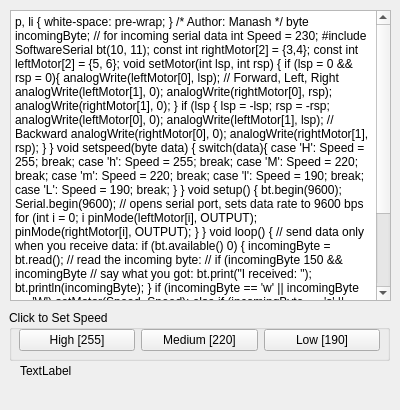
   <widget class="QWidget" name="tab_2">
    <attribute name="title">
     <string>Source code and Speed Control</string>
    </attribute>
    <widget class="QTextBrowser" name="textBrowser">
     <property name="geometry">
      <rect>
       <x>10</x>
       <y>10</y>
       <width>381</width>
       <height>291</height>
      </rect>
     </property>
     <property name="html">
      <string>&lt;!DOCTYPE HTML PUBLIC &quot;-//W3C//DTD HTML 4.0//EN&quot; &quot;http://www.w3.org/TR/REC-html40/strict.dtd&quot;&gt;
&lt;html&gt;&lt;head&gt;&lt;meta name=&quot;qrichtext&quot; content=&quot;1&quot; /&gt;&lt;style type=&quot;text/css&quot;&gt;
p, li { white-space: pre-wrap; }
&lt;/style&gt;&lt;/head&gt;&lt;body style=&quot; font-family:'MS Shell Dlg 2'; font-size:8.25pt; font-weight:400; font-style:normal;&quot;&gt;
&lt;p style=&quot; margin-top:0px; margin-bottom:0px; margin-left:0px; margin-right:0px; -qt-block-indent:0; text-indent:0px;&quot;&gt;&lt;span style=&quot; font-family:'Consolas'; font-size:12pt;&quot;&gt;/*&lt;/span&gt;&lt;/p&gt;
&lt;p style=&quot; margin-top:0px; margin-bottom:0px; margin-left:0px; margin-right:0px; -qt-block-indent:0; text-indent:0px;&quot;&gt;&lt;span style=&quot; font-family:'Consolas'; font-size:12pt;&quot;&gt;  Author: Manash&lt;/span&gt;&lt;/p&gt;
&lt;p style=&quot;-qt-paragraph-type:empty; margin-top:0px; margin-bottom:0px; margin-left:0px; margin-right:0px; -qt-block-indent:0; text-indent:0px; font-family:'Consolas'; font-size:12pt;&quot;&gt;&lt;br /&gt;&lt;/p&gt;
&lt;p style=&quot; margin-top:0px; margin-bottom:0px; margin-left:0px; margin-right:0px; -qt-block-indent:0; text-indent:0px;&quot;&gt;&lt;span style=&quot; font-family:'Consolas'; font-size:12pt;&quot;&gt;*/&lt;/span&gt;&lt;/p&gt;
&lt;p style=&quot;-qt-paragraph-type:empty; margin-top:0px; margin-bottom:0px; margin-left:0px; margin-right:0px; -qt-block-indent:0; text-indent:0px; font-family:'Consolas'; font-size:12pt;&quot;&gt;&lt;br /&gt;&lt;/p&gt;
&lt;p style=&quot; margin-top:0px; margin-bottom:0px; margin-left:0px; margin-right:0px; -qt-block-indent:0; text-indent:0px;&quot;&gt;&lt;span style=&quot; font-family:'Consolas'; font-size:12pt;&quot;&gt;byte incomingByte;   // for incoming serial data&lt;/span&gt;&lt;/p&gt;
&lt;p style=&quot; margin-top:0px; margin-bottom:0px; margin-left:0px; margin-right:0px; -qt-block-indent:0; text-indent:0px;&quot;&gt;&lt;span style=&quot; font-family:'Consolas'; font-size:12pt;&quot;&gt;int Speed = 230;&lt;/span&gt;&lt;/p&gt;
&lt;p style=&quot;-qt-paragraph-type:empty; margin-top:0px; margin-bottom:0px; margin-left:0px; margin-right:0px; -qt-block-indent:0; text-indent:0px; font-family:'Consolas'; font-size:12pt;&quot;&gt;&lt;br /&gt;&lt;/p&gt;
&lt;p style=&quot; margin-top:0px; margin-bottom:0px; margin-left:0px; margin-right:0px; -qt-block-indent:0; text-indent:0px;&quot;&gt;&lt;span style=&quot; font-family:'Consolas'; font-size:12pt;&quot;&gt;#include &amp;lt;SoftwareSerial.h&amp;gt;&lt;/span&gt;&lt;/p&gt;
&lt;p style=&quot;-qt-paragraph-type:empty; margin-top:0px; margin-bottom:0px; margin-left:0px; margin-right:0px; -qt-block-indent:0; text-indent:0px; font-family:'Consolas'; font-size:12pt;&quot;&gt;&lt;br /&gt;&lt;/p&gt;
&lt;p style=&quot; margin-top:0px; margin-bottom:0px; margin-left:0px; margin-right:0px; -qt-block-indent:0; text-indent:0px;&quot;&gt;&lt;span style=&quot; font-family:'Consolas'; font-size:12pt;&quot;&gt;SoftwareSerial bt(10, 11);&lt;/span&gt;&lt;/p&gt;
&lt;p style=&quot;-qt-paragraph-type:empty; margin-top:0px; margin-bottom:0px; margin-left:0px; margin-right:0px; -qt-block-indent:0; text-indent:0px; font-family:'Consolas'; font-size:12pt;&quot;&gt;&lt;br /&gt;&lt;/p&gt;
&lt;p style=&quot; margin-top:0px; margin-bottom:0px; margin-left:0px; margin-right:0px; -qt-block-indent:0; text-indent:0px;&quot;&gt;&lt;span style=&quot; font-family:'Consolas'; font-size:12pt;&quot;&gt;const int rightMotor[2] = {3,4};&lt;/span&gt;&lt;/p&gt;
&lt;p style=&quot; margin-top:0px; margin-bottom:0px; margin-left:0px; margin-right:0px; -qt-block-indent:0; text-indent:0px;&quot;&gt;&lt;span style=&quot; font-family:'Consolas'; font-size:12pt;&quot;&gt;const int leftMotor[2] = {5, 6};&lt;/span&gt;&lt;/p&gt;
&lt;p style=&quot;-qt-paragraph-type:empty; margin-top:0px; margin-bottom:0px; margin-left:0px; margin-right:0px; -qt-block-indent:0; text-indent:0px; font-family:'Consolas'; font-size:12pt;&quot;&gt;&lt;br /&gt;&lt;/p&gt;
&lt;p style=&quot;-qt-paragraph-type:empty; margin-top:0px; margin-bottom:0px; margin-left:0px; margin-right:0px; -qt-block-indent:0; text-indent:0px; font-family:'Consolas'; font-size:12pt;&quot;&gt;&lt;br /&gt;&lt;/p&gt;
&lt;p style=&quot; margin-top:0px; margin-bottom:0px; margin-left:0px; margin-right:0px; -qt-block-indent:0; text-indent:0px;&quot;&gt;&lt;span style=&quot; font-family:'Consolas'; font-size:12pt;&quot;&gt;void setMotor(int lsp, int rsp)&lt;/span&gt;&lt;/p&gt;
&lt;p style=&quot; margin-top:0px; margin-bottom:0px; margin-left:0px; margin-right:0px; -qt-block-indent:0; text-indent:0px;&quot;&gt;&lt;span style=&quot; font-family:'Consolas'; font-size:12pt;&quot;&gt;{&lt;/span&gt;&lt;/p&gt;
&lt;p style=&quot; margin-top:0px; margin-bottom:0px; margin-left:0px; margin-right:0px; -qt-block-indent:0; text-indent:0px;&quot;&gt;&lt;span style=&quot; font-family:'Consolas'; font-size:12pt;&quot;&gt;  if (lsp &amp;gt;= 0 &amp;amp;&amp;amp; rsp &amp;gt;= 0){&lt;/span&gt;&lt;/p&gt;
&lt;p style=&quot; margin-top:0px; margin-bottom:0px; margin-left:0px; margin-right:0px; -qt-block-indent:0; text-indent:0px;&quot;&gt;&lt;span style=&quot; font-family:'Consolas'; font-size:12pt;&quot;&gt;    analogWrite(leftMotor[0], lsp); // Forward, Left, Right&lt;/span&gt;&lt;/p&gt;
&lt;p style=&quot; margin-top:0px; margin-bottom:0px; margin-left:0px; margin-right:0px; -qt-block-indent:0; text-indent:0px;&quot;&gt;&lt;span style=&quot; font-family:'Consolas'; font-size:12pt;&quot;&gt;    analogWrite(leftMotor[1], 0);&lt;/span&gt;&lt;/p&gt;
&lt;p style=&quot; margin-top:0px; margin-bottom:0px; margin-left:0px; margin-right:0px; -qt-block-indent:0; text-indent:0px;&quot;&gt;&lt;span style=&quot; font-family:'Consolas'; font-size:12pt;&quot;&gt;    analogWrite(rightMotor[0], rsp);&lt;/span&gt;&lt;/p&gt;
&lt;p style=&quot; margin-top:0px; margin-bottom:0px; margin-left:0px; margin-right:0px; -qt-block-indent:0; text-indent:0px;&quot;&gt;&lt;span style=&quot; font-family:'Consolas'; font-size:12pt;&quot;&gt;    analogWrite(rightMotor[1], 0);&lt;/span&gt;&lt;/p&gt;
&lt;p style=&quot; margin-top:0px; margin-bottom:0px; margin-left:0px; margin-right:0px; -qt-block-indent:0; text-indent:0px;&quot;&gt;&lt;span style=&quot; font-family:'Consolas'; font-size:12pt;&quot;&gt;  }&lt;/span&gt;&lt;/p&gt;
&lt;p style=&quot; margin-top:0px; margin-bottom:0px; margin-left:0px; margin-right:0px; -qt-block-indent:0; text-indent:0px;&quot;&gt;&lt;span style=&quot; font-family:'Consolas'; font-size:12pt;&quot;&gt;  &lt;/span&gt;&lt;/p&gt;
&lt;p style=&quot; margin-top:0px; margin-bottom:0px; margin-left:0px; margin-right:0px; -qt-block-indent:0; text-indent:0px;&quot;&gt;&lt;span style=&quot; font-family:'Consolas'; font-size:12pt;&quot;&gt;  if (lsp &amp;lt; 0 &amp;amp;&amp;amp; rsp &amp;lt; 0)&lt;/span&gt;&lt;/p&gt;
&lt;p style=&quot; margin-top:0px; margin-bottom:0px; margin-left:0px; margin-right:0px; -qt-block-indent:0; text-indent:0px;&quot;&gt;&lt;span style=&quot; font-family:'Consolas'; font-size:12pt;&quot;&gt;  {&lt;/span&gt;&lt;/p&gt;
&lt;p style=&quot; margin-top:0px; margin-bottom:0px; margin-left:0px; margin-right:0px; -qt-block-indent:0; text-indent:0px;&quot;&gt;&lt;span style=&quot; font-family:'Consolas'; font-size:12pt;&quot;&gt;    lsp = -lsp;&lt;/span&gt;&lt;/p&gt;
&lt;p style=&quot; margin-top:0px; margin-bottom:0px; margin-left:0px; margin-right:0px; -qt-block-indent:0; text-indent:0px;&quot;&gt;&lt;span style=&quot; font-family:'Consolas'; font-size:12pt;&quot;&gt;    rsp = -rsp;&lt;/span&gt;&lt;/p&gt;
&lt;p style=&quot; margin-top:0px; margin-bottom:0px; margin-left:0px; margin-right:0px; -qt-block-indent:0; text-indent:0px;&quot;&gt;&lt;span style=&quot; font-family:'Consolas'; font-size:12pt;&quot;&gt;    &lt;/span&gt;&lt;/p&gt;
&lt;p style=&quot; margin-top:0px; margin-bottom:0px; margin-left:0px; margin-right:0px; -qt-block-indent:0; text-indent:0px;&quot;&gt;&lt;span style=&quot; font-family:'Consolas'; font-size:12pt;&quot;&gt;    analogWrite(leftMotor[0], 0);&lt;/span&gt;&lt;/p&gt;
&lt;p style=&quot; margin-top:0px; margin-bottom:0px; margin-left:0px; margin-right:0px; -qt-block-indent:0; text-indent:0px;&quot;&gt;&lt;span style=&quot; font-family:'Consolas'; font-size:12pt;&quot;&gt;    analogWrite(leftMotor[1], lsp); // Backward&lt;/span&gt;&lt;/p&gt;
&lt;p style=&quot; margin-top:0px; margin-bottom:0px; margin-left:0px; margin-right:0px; -qt-block-indent:0; text-indent:0px;&quot;&gt;&lt;span style=&quot; font-family:'Consolas'; font-size:12pt;&quot;&gt;    analogWrite(rightMotor[0], 0);&lt;/span&gt;&lt;/p&gt;
&lt;p style=&quot; margin-top:0px; margin-bottom:0px; margin-left:0px; margin-right:0px; -qt-block-indent:0; text-indent:0px;&quot;&gt;&lt;span style=&quot; font-family:'Consolas'; font-size:12pt;&quot;&gt;    analogWrite(rightMotor[1], rsp);&lt;/span&gt;&lt;/p&gt;
&lt;p style=&quot; margin-top:0px; margin-bottom:0px; margin-left:0px; margin-right:0px; -qt-block-indent:0; text-indent:0px;&quot;&gt;&lt;span style=&quot; font-family:'Consolas'; font-size:12pt;&quot;&gt;  }&lt;/span&gt;&lt;/p&gt;
&lt;p style=&quot; margin-top:0px; margin-bottom:0px; margin-left:0px; margin-right:0px; -qt-block-indent:0; text-indent:0px;&quot;&gt;&lt;span style=&quot; font-family:'Consolas'; font-size:12pt;&quot;&gt;  &lt;/span&gt;&lt;/p&gt;
&lt;p style=&quot; margin-top:0px; margin-bottom:0px; margin-left:0px; margin-right:0px; -qt-block-indent:0; text-indent:0px;&quot;&gt;&lt;span style=&quot; font-family:'Consolas'; font-size:12pt;&quot;&gt;}&lt;/span&gt;&lt;/p&gt;
&lt;p style=&quot;-qt-paragraph-type:empty; margin-top:0px; margin-bottom:0px; margin-left:0px; margin-right:0px; -qt-block-indent:0; text-indent:0px; font-family:'Consolas'; font-size:12pt;&quot;&gt;&lt;br /&gt;&lt;/p&gt;
&lt;p style=&quot; margin-top:0px; margin-bottom:0px; margin-left:0px; margin-right:0px; -qt-block-indent:0; text-indent:0px;&quot;&gt;&lt;span style=&quot; font-family:'Consolas'; font-size:12pt;&quot;&gt;void setspeed(byte data)&lt;/span&gt;&lt;/p&gt;
&lt;p style=&quot; margin-top:0px; margin-bottom:0px; margin-left:0px; margin-right:0px; -qt-block-indent:0; text-indent:0px;&quot;&gt;&lt;span style=&quot; font-family:'Consolas'; font-size:12pt;&quot;&gt;{&lt;/span&gt;&lt;/p&gt;
&lt;p style=&quot; margin-top:0px; margin-bottom:0px; margin-left:0px; margin-right:0px; -qt-block-indent:0; text-indent:0px;&quot;&gt;&lt;span style=&quot; font-family:'Consolas'; font-size:12pt;&quot;&gt;  switch(data){&lt;/span&gt;&lt;/p&gt;
&lt;p style=&quot; margin-top:0px; margin-bottom:0px; margin-left:0px; margin-right:0px; -qt-block-indent:0; text-indent:0px;&quot;&gt;&lt;span style=&quot; font-family:'Consolas'; font-size:12pt;&quot;&gt;    &lt;/span&gt;&lt;/p&gt;
&lt;p style=&quot; margin-top:0px; margin-bottom:0px; margin-left:0px; margin-right:0px; -qt-block-indent:0; text-indent:0px;&quot;&gt;&lt;span style=&quot; font-family:'Consolas'; font-size:12pt;&quot;&gt;       case 'H':&lt;/span&gt;&lt;/p&gt;
&lt;p style=&quot; margin-top:0px; margin-bottom:0px; margin-left:0px; margin-right:0px; -qt-block-indent:0; text-indent:0px;&quot;&gt;&lt;span style=&quot; font-family:'Consolas'; font-size:12pt;&quot;&gt;         Speed = 255;&lt;/span&gt;&lt;/p&gt;
&lt;p style=&quot; margin-top:0px; margin-bottom:0px; margin-left:0px; margin-right:0px; -qt-block-indent:0; text-indent:0px;&quot;&gt;&lt;span style=&quot; font-family:'Consolas'; font-size:12pt;&quot;&gt;         break;&lt;/span&gt;&lt;/p&gt;
&lt;p style=&quot; margin-top:0px; margin-bottom:0px; margin-left:0px; margin-right:0px; -qt-block-indent:0; text-indent:0px;&quot;&gt;&lt;span style=&quot; font-family:'Consolas'; font-size:12pt;&quot;&gt;       case 'h':&lt;/span&gt;&lt;/p&gt;
&lt;p style=&quot; margin-top:0px; margin-bottom:0px; margin-left:0px; margin-right:0px; -qt-block-indent:0; text-indent:0px;&quot;&gt;&lt;span style=&quot; font-family:'Consolas'; font-size:12pt;&quot;&gt;         Speed = 255;&lt;/span&gt;&lt;/p&gt;
&lt;p style=&quot; margin-top:0px; margin-bottom:0px; margin-left:0px; margin-right:0px; -qt-block-indent:0; text-indent:0px;&quot;&gt;&lt;span style=&quot; font-family:'Consolas'; font-size:12pt;&quot;&gt;         break;&lt;/span&gt;&lt;/p&gt;
&lt;p style=&quot; margin-top:0px; margin-bottom:0px; margin-left:0px; margin-right:0px; -qt-block-indent:0; text-indent:0px;&quot;&gt;&lt;span style=&quot; font-family:'Consolas'; font-size:12pt;&quot;&gt;       case 'M':&lt;/span&gt;&lt;/p&gt;
&lt;p style=&quot; margin-top:0px; margin-bottom:0px; margin-left:0px; margin-right:0px; -qt-block-indent:0; text-indent:0px;&quot;&gt;&lt;span style=&quot; font-family:'Consolas'; font-size:12pt;&quot;&gt;         Speed = 220;&lt;/span&gt;&lt;/p&gt;
&lt;p style=&quot; margin-top:0px; margin-bottom:0px; margin-left:0px; margin-right:0px; -qt-block-indent:0; text-indent:0px;&quot;&gt;&lt;span style=&quot; font-family:'Consolas'; font-size:12pt;&quot;&gt;         break;&lt;/span&gt;&lt;/p&gt;
&lt;p style=&quot; margin-top:0px; margin-bottom:0px; margin-left:0px; margin-right:0px; -qt-block-indent:0; text-indent:0px;&quot;&gt;&lt;span style=&quot; font-family:'Consolas'; font-size:12pt;&quot;&gt;       case 'm':&lt;/span&gt;&lt;/p&gt;
&lt;p style=&quot; margin-top:0px; margin-bottom:0px; margin-left:0px; margin-right:0px; -qt-block-indent:0; text-indent:0px;&quot;&gt;&lt;span style=&quot; font-family:'Consolas'; font-size:12pt;&quot;&gt;         Speed = 220;&lt;/span&gt;&lt;/p&gt;
&lt;p style=&quot; margin-top:0px; margin-bottom:0px; margin-left:0px; margin-right:0px; -qt-block-indent:0; text-indent:0px;&quot;&gt;&lt;span style=&quot; font-family:'Consolas'; font-size:12pt;&quot;&gt;         break;&lt;/span&gt;&lt;/p&gt;
&lt;p style=&quot; margin-top:0px; margin-bottom:0px; margin-left:0px; margin-right:0px; -qt-block-indent:0; text-indent:0px;&quot;&gt;&lt;span style=&quot; font-family:'Consolas'; font-size:12pt;&quot;&gt;       case 'l':&lt;/span&gt;&lt;/p&gt;
&lt;p style=&quot; margin-top:0px; margin-bottom:0px; margin-left:0px; margin-right:0px; -qt-block-indent:0; text-indent:0px;&quot;&gt;&lt;span style=&quot; font-family:'Consolas'; font-size:12pt;&quot;&gt;         Speed = 190;&lt;/span&gt;&lt;/p&gt;
&lt;p style=&quot; margin-top:0px; margin-bottom:0px; margin-left:0px; margin-right:0px; -qt-block-indent:0; text-indent:0px;&quot;&gt;&lt;span style=&quot; font-family:'Consolas'; font-size:12pt;&quot;&gt;         break;&lt;/span&gt;&lt;/p&gt;
&lt;p style=&quot; margin-top:0px; margin-bottom:0px; margin-left:0px; margin-right:0px; -qt-block-indent:0; text-indent:0px;&quot;&gt;&lt;span style=&quot; font-family:'Consolas'; font-size:12pt;&quot;&gt;       case 'L':&lt;/span&gt;&lt;/p&gt;
&lt;p style=&quot; margin-top:0px; margin-bottom:0px; margin-left:0px; margin-right:0px; -qt-block-indent:0; text-indent:0px;&quot;&gt;&lt;span style=&quot; font-family:'Consolas'; font-size:12pt;&quot;&gt;         Speed = 190;&lt;/span&gt;&lt;/p&gt;
&lt;p style=&quot; margin-top:0px; margin-bottom:0px; margin-left:0px; margin-right:0px; -qt-block-indent:0; text-indent:0px;&quot;&gt;&lt;span style=&quot; font-family:'Consolas'; font-size:12pt;&quot;&gt;         break;&lt;/span&gt;&lt;/p&gt;
&lt;p style=&quot;-qt-paragraph-type:empty; margin-top:0px; margin-bottom:0px; margin-left:0px; margin-right:0px; -qt-block-indent:0; text-indent:0px; font-family:'Consolas'; font-size:12pt;&quot;&gt;&lt;br /&gt;&lt;/p&gt;
&lt;p style=&quot; margin-top:0px; margin-bottom:0px; margin-left:0px; margin-right:0px; -qt-block-indent:0; text-indent:0px;&quot;&gt;&lt;span style=&quot; font-family:'Consolas'; font-size:12pt;&quot;&gt;     } &lt;/span&gt;&lt;/p&gt;
&lt;p style=&quot; margin-top:0px; margin-bottom:0px; margin-left:0px; margin-right:0px; -qt-block-indent:0; text-indent:0px;&quot;&gt;&lt;span style=&quot; font-family:'Consolas'; font-size:12pt;&quot;&gt;    &lt;/span&gt;&lt;/p&gt;
&lt;p style=&quot; margin-top:0px; margin-bottom:0px; margin-left:0px; margin-right:0px; -qt-block-indent:0; text-indent:0px;&quot;&gt;&lt;span style=&quot; font-family:'Consolas'; font-size:12pt;&quot;&gt;}&lt;/span&gt;&lt;/p&gt;
&lt;p style=&quot;-qt-paragraph-type:empty; margin-top:0px; margin-bottom:0px; margin-left:0px; margin-right:0px; -qt-block-indent:0; text-indent:0px; font-family:'Consolas'; font-size:12pt;&quot;&gt;&lt;br /&gt;&lt;/p&gt;
&lt;p style=&quot;-qt-paragraph-type:empty; margin-top:0px; margin-bottom:0px; margin-left:0px; margin-right:0px; -qt-block-indent:0; text-indent:0px; font-family:'Consolas'; font-size:12pt;&quot;&gt;&lt;br /&gt;&lt;/p&gt;
&lt;p style=&quot; margin-top:0px; margin-bottom:0px; margin-left:0px; margin-right:0px; -qt-block-indent:0; text-indent:0px;&quot;&gt;&lt;span style=&quot; font-family:'Consolas'; font-size:12pt;&quot;&gt;void setup() {&lt;/span&gt;&lt;/p&gt;
&lt;p style=&quot; margin-top:0px; margin-bottom:0px; margin-left:0px; margin-right:0px; -qt-block-indent:0; text-indent:0px;&quot;&gt;&lt;span style=&quot; font-family:'Consolas'; font-size:12pt;&quot;&gt;    bt.begin(9600);&lt;/span&gt;&lt;/p&gt;
&lt;p style=&quot; margin-top:0px; margin-bottom:0px; margin-left:0px; margin-right:0px; -qt-block-indent:0; text-indent:0px;&quot;&gt;&lt;span style=&quot; font-family:'Consolas'; font-size:12pt;&quot;&gt;    Serial.begin(9600);     // opens serial port, sets data rate to 9600 bps&lt;/span&gt;&lt;/p&gt;
&lt;p style=&quot; margin-top:0px; margin-bottom:0px; margin-left:0px; margin-right:0px; -qt-block-indent:0; text-indent:0px;&quot;&gt;&lt;span style=&quot; font-family:'Consolas'; font-size:12pt;&quot;&gt;     &lt;/span&gt;&lt;/p&gt;
&lt;p style=&quot; margin-top:0px; margin-bottom:0px; margin-left:0px; margin-right:0px; -qt-block-indent:0; text-indent:0px;&quot;&gt;&lt;span style=&quot; font-family:'Consolas'; font-size:12pt;&quot;&gt;    for (int i = 0; i &amp;lt; 2; i++){&lt;/span&gt;&lt;/p&gt;
&lt;p style=&quot; margin-top:0px; margin-bottom:0px; margin-left:0px; margin-right:0px; -qt-block-indent:0; text-indent:0px;&quot;&gt;&lt;span style=&quot; font-family:'Consolas'; font-size:12pt;&quot;&gt;      pinMode(leftMotor[i], OUTPUT);&lt;/span&gt;&lt;/p&gt;
&lt;p style=&quot; margin-top:0px; margin-bottom:0px; margin-left:0px; margin-right:0px; -qt-block-indent:0; text-indent:0px;&quot;&gt;&lt;span style=&quot; font-family:'Consolas'; font-size:12pt;&quot;&gt;      pinMode(rightMotor[i], OUTPUT);&lt;/span&gt;&lt;/p&gt;
&lt;p style=&quot; margin-top:0px; margin-bottom:0px; margin-left:0px; margin-right:0px; -qt-block-indent:0; text-indent:0px;&quot;&gt;&lt;span style=&quot; font-family:'Consolas'; font-size:12pt;&quot;&gt;  }&lt;/span&gt;&lt;/p&gt;
&lt;p style=&quot; margin-top:0px; margin-bottom:0px; margin-left:0px; margin-right:0px; -qt-block-indent:0; text-indent:0px;&quot;&gt;&lt;span style=&quot; font-family:'Consolas'; font-size:12pt;&quot;&gt;}&lt;/span&gt;&lt;/p&gt;
&lt;p style=&quot;-qt-paragraph-type:empty; margin-top:0px; margin-bottom:0px; margin-left:0px; margin-right:0px; -qt-block-indent:0; text-indent:0px; font-family:'Consolas'; font-size:12pt;&quot;&gt;&lt;br /&gt;&lt;/p&gt;
&lt;p style=&quot; margin-top:0px; margin-bottom:0px; margin-left:0px; margin-right:0px; -qt-block-indent:0; text-indent:0px;&quot;&gt;&lt;span style=&quot; font-family:'Consolas'; font-size:12pt;&quot;&gt;void loop() {&lt;/span&gt;&lt;/p&gt;
&lt;p style=&quot; margin-top:0px; margin-bottom:0px; margin-left:0px; margin-right:0px; -qt-block-indent:0; text-indent:0px;&quot;&gt;&lt;span style=&quot; font-family:'Consolas'; font-size:12pt;&quot;&gt;        // send data only when you receive data:&lt;/span&gt;&lt;/p&gt;
&lt;p style=&quot; margin-top:0px; margin-bottom:0px; margin-left:0px; margin-right:0px; -qt-block-indent:0; text-indent:0px;&quot;&gt;&lt;span style=&quot; font-family:'Consolas'; font-size:12pt;&quot;&gt;    if (bt.available() &amp;gt; 0) {&lt;/span&gt;&lt;/p&gt;
&lt;p style=&quot; margin-top:0px; margin-bottom:0px; margin-left:0px; margin-right:0px; -qt-block-indent:0; text-indent:0px;&quot;&gt;&lt;span style=&quot; font-family:'Consolas'; font-size:12pt;&quot;&gt;        incomingByte = bt.read();         // read the incoming byte:&lt;/span&gt;&lt;/p&gt;
&lt;p style=&quot; margin-top:0px; margin-bottom:0px; margin-left:0px; margin-right:0px; -qt-block-indent:0; text-indent:0px;&quot;&gt;&lt;span style=&quot; font-family:'Consolas'; font-size:12pt;&quot;&gt;       // if (incomingByte &amp;gt; 150 &amp;amp;&amp;amp; incomingByte &amp;lt;= 255) Speed = incomingByte.parseInt();&lt;/span&gt;&lt;/p&gt;
&lt;p style=&quot; margin-top:0px; margin-bottom:0px; margin-left:0px; margin-right:0px; -qt-block-indent:0; text-indent:0px;&quot;&gt;&lt;span style=&quot; font-family:'Consolas'; font-size:12pt;&quot;&gt;                // say what you got:&lt;/span&gt;&lt;/p&gt;
&lt;p style=&quot; margin-top:0px; margin-bottom:0px; margin-left:0px; margin-right:0px; -qt-block-indent:0; text-indent:0px;&quot;&gt;&lt;span style=&quot; font-family:'Consolas'; font-size:12pt;&quot;&gt;                bt.print(&amp;quot;I received: &amp;quot;);&lt;/span&gt;&lt;/p&gt;
&lt;p style=&quot; margin-top:0px; margin-bottom:0px; margin-left:0px; margin-right:0px; -qt-block-indent:0; text-indent:0px;&quot;&gt;&lt;span style=&quot; font-family:'Consolas'; font-size:12pt;&quot;&gt;                bt.println(incomingByte);&lt;/span&gt;&lt;/p&gt;
&lt;p style=&quot; margin-top:0px; margin-bottom:0px; margin-left:0px; margin-right:0px; -qt-block-indent:0; text-indent:0px;&quot;&gt;&lt;span style=&quot; font-family:'Consolas'; font-size:12pt;&quot;&gt;        }&lt;/span&gt;&lt;/p&gt;
&lt;p style=&quot; margin-top:0px; margin-bottom:0px; margin-left:0px; margin-right:0px; -qt-block-indent:0; text-indent:0px;&quot;&gt;&lt;span style=&quot; font-family:'Consolas'; font-size:12pt;&quot;&gt;        &lt;/span&gt;&lt;/p&gt;
&lt;p style=&quot; margin-top:0px; margin-bottom:0px; margin-left:0px; margin-right:0px; -qt-block-indent:0; text-indent:0px;&quot;&gt;&lt;span style=&quot; font-family:'Consolas'; font-size:12pt;&quot;&gt;    if (incomingByte == 'w' || incomingByte == 'W') setMotor(Speed, Speed);&lt;/span&gt;&lt;/p&gt;
&lt;p style=&quot; margin-top:0px; margin-bottom:0px; margin-left:0px; margin-right:0px; -qt-block-indent:0; text-indent:0px;&quot;&gt;&lt;span style=&quot; font-family:'Consolas'; font-size:12pt;&quot;&gt;    else if (incomingByte == 's' || incomingByte == 'S') setMotor(-Speed, -Speed);&lt;/span&gt;&lt;/p&gt;
&lt;p style=&quot; margin-top:0px; margin-bottom:0px; margin-left:0px; margin-right:0px; -qt-block-indent:0; text-indent:0px;&quot;&gt;&lt;span style=&quot; font-family:'Consolas'; font-size:12pt;&quot;&gt;    else if (incomingByte == 'a' || incomingByte == 'A') setMotor(0, Speed);&lt;/span&gt;&lt;/p&gt;
&lt;p style=&quot; margin-top:0px; margin-bottom:0px; margin-left:0px; margin-right:0px; -qt-block-indent:0; text-indent:0px;&quot;&gt;&lt;span style=&quot; font-family:'Consolas'; font-size:12pt;&quot;&gt;    else if (incomingByte == 'd' || incomingByte == 'D') setMotor(Speed, 0);&lt;/span&gt;&lt;/p&gt;
&lt;p style=&quot; margin-top:0px; margin-bottom:0px; margin-left:0px; margin-right:0px; -qt-block-indent:0; text-indent:0px;&quot;&gt;&lt;span style=&quot; font-family:'Consolas'; font-size:12pt;&quot;&gt;    else if (incomingByte == 'H' || incomingByte == 'h' || incomingByte == 'L' || incomingByte == 'l' || incomingByte == 'm' || incomingByte == 'M') setspeed(incomingByte);   &lt;/span&gt;&lt;/p&gt;
&lt;p style=&quot; margin-top:0px; margin-bottom:0px; margin-left:0px; margin-right:0px; -qt-block-indent:0; text-indent:0px;&quot;&gt;&lt;span style=&quot; font-family:'Consolas'; font-size:12pt;&quot;&gt;    else setMotor(0, 0);      &lt;/span&gt;&lt;/p&gt;
&lt;p style=&quot; margin-top:0px; margin-bottom:0px; margin-left:0px; margin-right:0px; -qt-block-indent:0; text-indent:0px;&quot;&gt;&lt;span style=&quot; font-family:'Consolas'; font-size:12pt;&quot;&gt;} &lt;/span&gt;&lt;/p&gt;&lt;/body&gt;&lt;/html&gt;</string>
     </property>
    </widget>
    <widget class="QGroupBox" name="groupBox_3">
     <property name="geometry">
      <rect>
       <x>9</x>
       <y>310</y>
       <width>381</width>
       <height>51</height>
      </rect>
     </property>
     <property name="title">
      <string>Click to Set Speed</string>
     </property>
     <widget class="QWidget" name="layoutWidget">
      <property name="geometry">
       <rect>
        <x>10</x>
        <y>0</y>
        <width>361</width>
        <height>61</height>
       </rect>
      </property>
      <layout class="QHBoxLayout" name="horizontalLayout_3">
       <item>
        <widget class="QPushButton" name="highspeed">
         <property name="text">
          <string>High [255]</string>
         </property>
        </widget>
       </item>
       <item>
        <widget class="QPushButton" name="mediumspeed">
         <property name="text">
          <string>Medium [220]</string>
         </property>
        </widget>
       </item>
       <item>
        <widget class="QPushButton" name="lowspeed">
         <property name="text">
          <string>Low [190]</string>
         </property>
        </widget>
       </item>
      </layout>
     </widget>
    </widget>
    <widget class="QLabel" name="speedLabel">
     <property name="geometry">
      <rect>
       <x>20</x>
       <y>340</y>
       <width>361</width>
       <height>61</height>
      </rect>
     </property>
     <property name="text">
      <string>TextLabel</string>
     </property>
    </widget>
   </widget>
